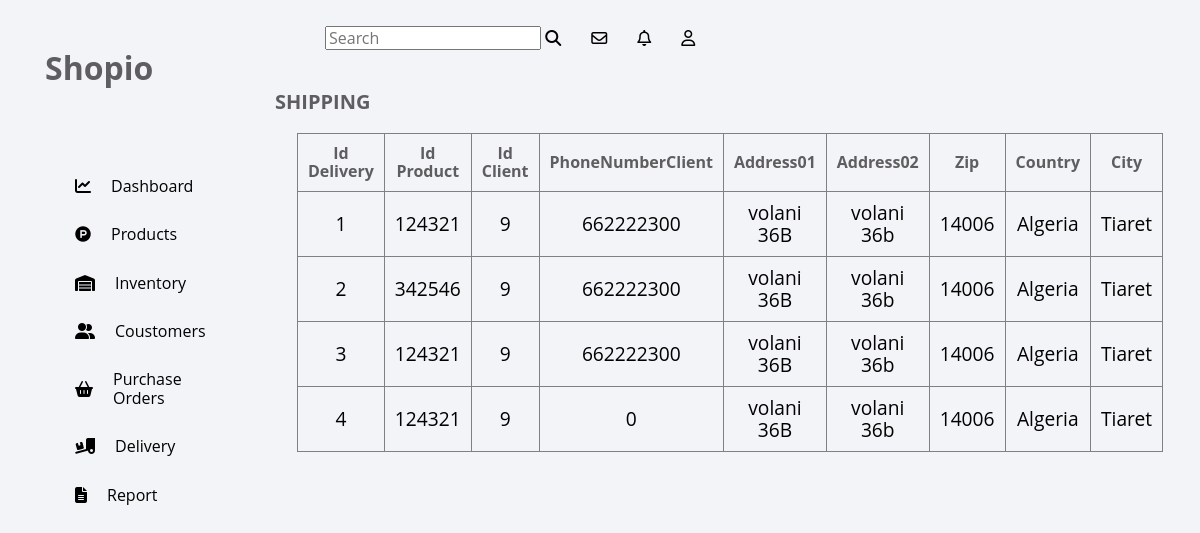
The app's page /admin/delivery.php (signed in) with its own data.
### tables this page shows
CREATE TABLE `delivery` (
  `idDelivery` int(11) NOT NULL,
  `idProduct` int(11) NOT NULL,
  `IdClient` int(11) NOT NULL,
  `PhoneNumberClient` int(11) NOT NULL,
  `address01` varchar(1000) NOT NULL,
  `address02` varchar(1000) NOT NULL,
  `zip` int(11) NOT NULL,
  `country` varchar(20) NOT NULL,
  `city` varchar(20) NOT NULL,
  `Price` int(11) NOT NULL,
  `amount` int(11) NOT NULL
);

### admin/delivery.php (the view, shortened to what this page needs)
<!DOCTYPE html>
<html lang="en">
<head>
    <link rel="stylesheet" href="Css/dashboard.css">
    <link rel="stylesheet" href="Css/delivery.css">
    <link rel="stylesheet" href="Css/normalize.css">
    <link rel="stylesheet" href="Css/all.min.css">
</head>
<body>
<?php
        $host = "127.0.0.1";
        $user = "root";
        $pass = '';
        $db = 'e-commerce';
        $port = '3306';
        $con = mysqli_connect($host,$user,$pass,$db,$port);
    ?>
    <div class="admin_panel">
        <div class="menu">
            <div class="container">
                <ul>
                        <form action="delivery.php">
                            <input type="search" name="search_input" placeholder="Search">
                            <i class="fas fa-search"></i>
                        </form>
                    <li><i class="fa-regular fa-envelope"></i></li>
                    <li><i class="fa-regular fa-bell"></i></li>
                    <li><i class="far fa-user"></i></li>
                </ul>
            </div>
        </div>
        <div class="sideBar">
            <div class="container">
                <div class="bar">
                    <h1 id="logo"><a href="#">Shopio</a></h1>
                    <div class="explor">
                        <div class="box">
                        <i class="fa-solid fa-chart-line"></i>
                            <a href="dashboard.php">Dashboard</a>
                        </div>
                        <div class="box">
                            <i class="fab fa-product-hunt"></i>
                            <a href="prodects.php">Products</a>
                        </div>
                        <div class="box">
                            <i class="fa-solid fa-warehouse"></i>
                            <a href="inventory.php">Inventory</a>
                        </div>
                        <div class="box">
                            <i class="fas fa-user-friends"></i>
                            <a href="coustomers.php">Coustomers</a>
                        </div>
                        <div class="box">
                            <i class="fa-solid fa-basket-shopping"></i>
                            <a href="purchase_orders.php">Purchase Orders</a>
                        </div>
                        <div class="box">
                            <i class="fas fa-truck-loading"></i>
                            <a href="delivery.php">Delivery</a>
                        </div>
                        <div class="box">
                            <i class="fas fa-file-alt"></i>
                            <a href="report.php">Report</a>
                        </div>
                    </div>
                </div>
            </div>
        </div>
        <div class="content">
            <div class="container">
                <div class="titel">
                    <h3>SHIPPING</h3>
                </div>
                <div class="table">
                    <table border="1" cellpadding='0'>
                        <thead>
                            <tr>
                                <th>Id Delivery</th>
                                <th>Id Product</th>
                                <th>Id Client</th>
                                <th>PhoneNumberClient</th>
                                <th>Address01</th>
                                <th>Address02</th>
                                <th>Zip</th>
                                <th>Country</th>
                                <th>City</th>
                            </tr>
                        </thead>
                        <tbody>
                            <?php
                            if(empty($_GET['search_input']))
                            $sql = "SELECT * FROM `delivery`";
                            else{
                                $search_input = $_GET['search_input'];
                                $sql = "SELECT * FROM `delivery` where idDelivery like '%$search_input%'";
                            }
                    $result = mysqli_query($con, $sql);
                    while ($row = mysqli_fetch_assoc($result)){
                        $idDelivery = $row['idDelivery'];
                        $idProduct = $row['idProduct'];
                        $IdClient = $row['IdClient'];
                        $PhoneNumberClient = $row['PhoneNumberClient'];
                        $address01 = $row['address01'];
                        $address02 = $row['address02'];
                        $zip = $row['zip'];
                        $country = $row['country'];
                        $city = $row['city'];
                        echo '<tr>
                        <td>'.$idDelivery.'</td>
                        <td>'.$idProduct.'</td>
                        <td>'.$IdClient.'</td>
                        <td>'.$PhoneNumberClient.'</td>
                        <td>'.$address01.'</td>
                        <td>'.$address02.'</td>
                        <td>'.$zip.'</td>
                        <td>'.$country.'</td>
                        <td>'.$city.'</td>
                        </tr>';
                    }
                    ?>
                        </tbody>
                    </table>
                </div>
            </div>
        </div>
    </div>
</body>
</html>

### admin/Css/dashboard.css (style rules this page uses)
:root { --main-color: #f3f4f8; --sec-color: #5e5e60; --text-color-white: #eeeeee; --text-color-black: #191919; --image-color: #19191952; }
* { -webkit-box-sizing: border-box; -moz-box-sizing: border-box; box-sizing: border-box; }
html { scroll-behavior: smooth; }
body { font-family: "Open Sans", sans-serif; background-color: var(--main-color); }
.container { padding-left: 15px; padding-right: 15px; margin-left: auto; margin-right: auto; }
@media (min-width: 768px) { .container { width: 750px; } }
@media (min-width: 992px) { .container { width: 970px; } }
@media (min-width: 1200px) { .container { width: 1170px; } }
.titel { position: relative; display: flex; align-items: center; justify-content: space-between; }
.titel h3 { font-weight: bold; font-size: 20px; color: var(--sec-color); }
.admin_panel { display: grid; grid-template-columns: 260px 1fr 1fr 1fr; grid-template-rows: .2fr 3fr; grid-template-areas: "sideBar menu menu menu" "sideBar content content content"; height: 100vh; }
.menu { grid-area: menu; height: 70px; position: relative; }
.menu .container { position: absolute; margin: 10px; width: 100%; }
.menu .container ul { display: flex; align-items: center; gap: 30px; }
.menu .container ul li { display: inline-block; }
.sideBar { grid-area: sideBar; height: 100%; }
.sideBar .container { width: 100%; }
.sideBar .container .bar { position: relative; }
.sideBar .container #logo { margin: 50px 30px; }
.sideBar .container #logo a { text-decoration: none; color: var(--sec-color); }
.sideBar .container .explor { margin: auto; display: block; padding: 10px 0; margin-left: 20px; }
.sideBar .container .explor .box { display: flex; align-items: center; margin: 30px 20px; }
.sideBar .container .explor .box i { margin: 0 20px; }
.sideBar .container .explor .box a { text-decoration: none; color: var(--text-color); }
.content { grid-area: content; background-color: var(--main-color); }
.content .container { width: 100%; }
.table { max-height: 500px; display: flex; justify-content: center; overflow: auto; }
.table table { border-collapse: collapse; width: 90%; }
.table table th { color: var(--sec-color); padding: 10px; }
.table table td { font-size: 1.2em; padding: 10px; text-align: center; }

### admin/Css/delivery.css (style rules this page uses)
:root { --main-color: #f3f4f8; --sec-color: #5e5e60; --text-color-white: #eeeeee; --text-color-black: #191919; --image-color: #19191952; }
.table { max-height: 500px; display: flex; justify-content: center; overflow: auto; }
.table table { border-collapse: collapse; width: 90%; }
.table table th { color: var(--sec-color); padding: 10px; }
.table table td { font-size: 1.2em; padding: 10px; text-align: center; }

### records on screen
delivery: idDelivery "1", idProduct "124321", IdClient "9", PhoneNumberClient "662222300", address01 "volani 36B", address02 "volani 36b", zip "14006", country "Algeria", city "Tiaret"
delivery: idDelivery "2", idProduct "342546", IdClient "9", PhoneNumberClient "662222300", address01 "volani 36B", address02 "volani 36b", zip "14006", country "Algeria", city "Tiaret"
delivery: idDelivery "3", idProduct "124321", IdClient "9", PhoneNumberClient "662222300", address01 "volani 36B", address02 "volani 36b", zip "14006", country "Algeria", city "Tiaret"
delivery: idDelivery "4", idProduct "124321", IdClient "9", PhoneNumberClient "0", address01 "volani 36B", address02 "volani 36b", zip "14006", country "Algeria", city "Tiaret"
